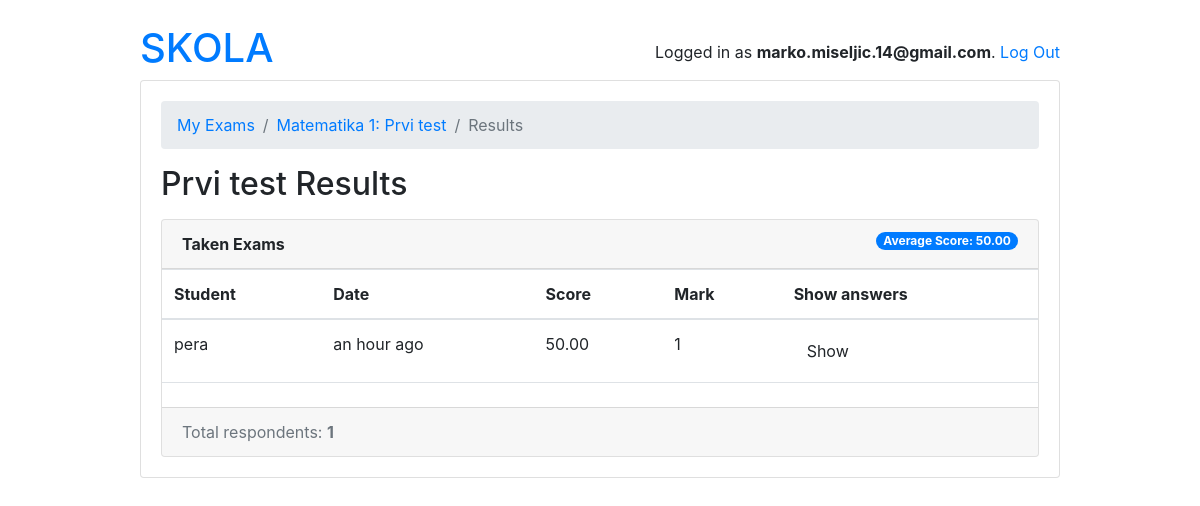
/teachers/exam/1/results/ (signed in), run on the app's committed database.
### account/models.py (models this page shows, shortened)
class User(AbstractBaseUser):
    first_name = models.CharField(max_length=220)
    last_name = models.CharField(max_length=220)
    email = models.EmailField(
        verbose_name='Email address',
        max_length=255,
        unique=True
    )
    username = models.CharField(max_length=40, unique=True)
    date_joined = models.DateTimeField(verbose_name="date joined", auto_now_add=True)
    last_login = models.DateTimeField(verbose_name="last login", auto_now=True)
    is_admin = models.BooleanField(default=False)
    is_staff = models.BooleanField(default=False)
    is_superuser = models.BooleanField(default=False)
    proflie_image = models.ImageField(max_length=255, upload_to=get_profile_image_filepath, null=True, blank=True)
    is_student = models.BooleanField(default=False)
    is_teacher = models.BooleanField(default=False)
    is_active = models.BooleanField(default=True)
    objects = MyAccountManager()
    USERNAME_FIELD = 'email'
    REQUIRED_FIELDS = ['username']

class TakenExam(models.Model):
    student = models.ForeignKey(Student, on_delete=models.CASCADE, related_name='taken_exams')
    exam = models.ForeignKey(Exam, on_delete=models.CASCADE, related_name='taken_exams')
    score = models.FloatField()
    date = models.DateTimeField(auto_now_add=True)

class Student(models.Model):
    user = models.OneToOneField('User', on_delete=models.CASCADE, primary_key=True, related_name='student')
    exams = models.ManyToManyField(Exam, through='TakenExam')

### school/models.py (models this page shows, shortened)
class Exam(models.Model):
    type = models.CharField(max_length=100)
    active = models.BooleanField(default=False)
    duration = models.IntegerField()
    nuber_of_questions = models.IntegerField()
    required_score_to_pass = models.IntegerField(help_text="required score in %")
    subject  = models.ForeignKey(Subject, on_delete=models.CASCADE)
    owner = models.ForeignKey('account.User', on_delete=models.CASCADE, related_name='exams')
    def __str__(self):
        return f"{self.subject}: {self.type}"

class Subject(models.Model):
    name = models.CharField(max_length=220)
    school = models.ManyToManyField(School)
    def __str__(self):
        return self.name

### account/views.py (the view)
# urls.py: path('exam/<int:pk>/results/', ExamResultsView.as_view(), name='exam_results'),
class ExamResultsView(DetailView):
    model = Exam
    context_object_name = 'exam'
    template_name = 'teachers/exam_results.html'
    def get_context_data(self, **kwargs):
        exam = self.get_object()
        taken_exams = exam.taken_exams.select_related('student__user').order_by('-date')
        total_taken_exams = taken_exams.count()
        exam_score = exam.taken_exams.aggregate(average_score=Avg('score'))
        extra_content = {
            'taken_exams': taken_exams,
            'total_taken_exams': total_taken_exams,
            'exam_score': exam_score
        }
        kwargs.update(extra_content)
        return super().get_context_data(**kwargs)
    def get_queryset(self):
        return self.request.user.exams.all()

### account/models.py (called while the page is built)
    def __str__(self):
        return self.answer.text

### school/models.py (called while the page is built)
    def __str__(self):
        return self.question_text

### templates/teachers/exam_results.html (shortened to what this page needs)
{% extends '../base.html' %}
{% load crispy_forms_tags humanize  %}
{% block content %}
<nav aria-label="breadcrumb">
    <ol class="breadcrumb">
        <li class="breadcrumb-item"><a href="{% url 'teachers:exam_change_list' %}">My Exams</a></li>
        <li class="breadcrumb-item"><a href="{% url 'teachers:exam_change' exam.pk %}">{{ exam }}</a></li>
        <li class="breadcrumb-item active" aria-current="page">Results</li>
    </ol>
</nav>
<h2 class="mb-3">{{ exam.type }} Results</h2>
<div class="card">
    <div class="card-header">
        <strong>Taken Exams</strong>
        <span class="badge badge-pill badge-primary float-right">Average Score:
            {% if exam_score.average_score == 0.0 %} {{ exam_score.average_score|default_if_none:0.0 }} {% else %} {{exam_score.average_score|floatformat:2 }} {% endif %}
            </span>
    </div>
    <table class="table mb-0">
        <thead>
            <tr>
                <th>Student</th>
                <th>Date</th>
                <th>Score</th>
                <th>Mark</th>
                <th>Show answers</th>
            </tr>
        </thead>
        <tbody>
            {% for taken_exam in taken_exams %}
            <tr data-toggle="collapse" data-target="#taken_exam{{taken_exam.id}}" class="accordion-toogle">
                <td>{{ taken_exam.student.user.username }}</td>
                <td>{{ taken_exam.date|naturaltime }}</td>
                <td>{{ taken_exam.score|floatformat:2 }}</td>
                <td>
                    {% if taken_exam.score >= 55 and taken_exam.score < 65 %}
                    2
                    {% elif taken_exam.score >= 65 and taken_exam.score < 75 %}
                    3
                    {% elif taken_exam.score >= 75 and taken_exam.score < 90 %}
                    4
                    {% elif taken_exam.score >= 90 and taken_exam.score <= 100 %}
                    5
                    {% elif taken_exam.score < 55 %}
                    1
                    {% endif %}
                </td>
                <td><button class="btn btn-default btn-xs"><span
                            class="glyphicon glyphicon-eye-open">Show</span></button></td>
            </tr>
            <tr>
                <td colspan="12" class="hiddenRow">
                </td>
            </tr>
            {% endfor %}
        </tbody>
    </table>
    <div class="card-footer text-muted">
        Total respondents: <strong>{{ total_taken_exams }}</strong>
    </div>
</div>
{% endblock content %}

### templates/base.html (shortened to what this page needs)
{% load static %}
<!doctype html>
<html lang="eng">
<head>
    <link rel="stylesheet" href="https://cdn.jsdelivr.net/npm/bootstrap@4.5.3/dist/css/bootstrap.min.css"
>
</head>
<body>
    <div class="container my-4">
        <div class="row justify-content-center">
            <div class="col-md-10 col-sm-12">
                <div class="row">
                    <div class="col-6">
                        <h1><a href="{% url 'home' %}">SKOLA</a></h1>
                    </div>
                    <div class="col-6 text-right">
                        {% if user.is_authenticated %}
                        <p class="pt-3">Logged in as <strong>{{user.email}}</strong>. <a href="{% url 'logout' %}">Log Out</a></p>
                        {% else %}
                        <a href="{% url 'login' %}" class="btn btn-light" role="button">Log in</a>
                        {% endif %}
                    </div>
                </div>
                <div class="card mb-3">
                    <div class="card-body">
                        {% block content %}
                        {% endblock content %}
                    </div>
                </div>
            </div>
        </div>
    </div>
</body>
</html>

### data on the page
User: email "marko.miseljic.14@gmail.com"
Exam: subject+type "Matematika 1: Prvi test", type "Prvi test"
TakenExam: student.user.username "pera", date "an hour ago", score "50.00", shows "1"

### other printed values
{{ exam_score.average_score|floatformat:2 }} "50.00"
{{ total_taken_exams }} "1"
